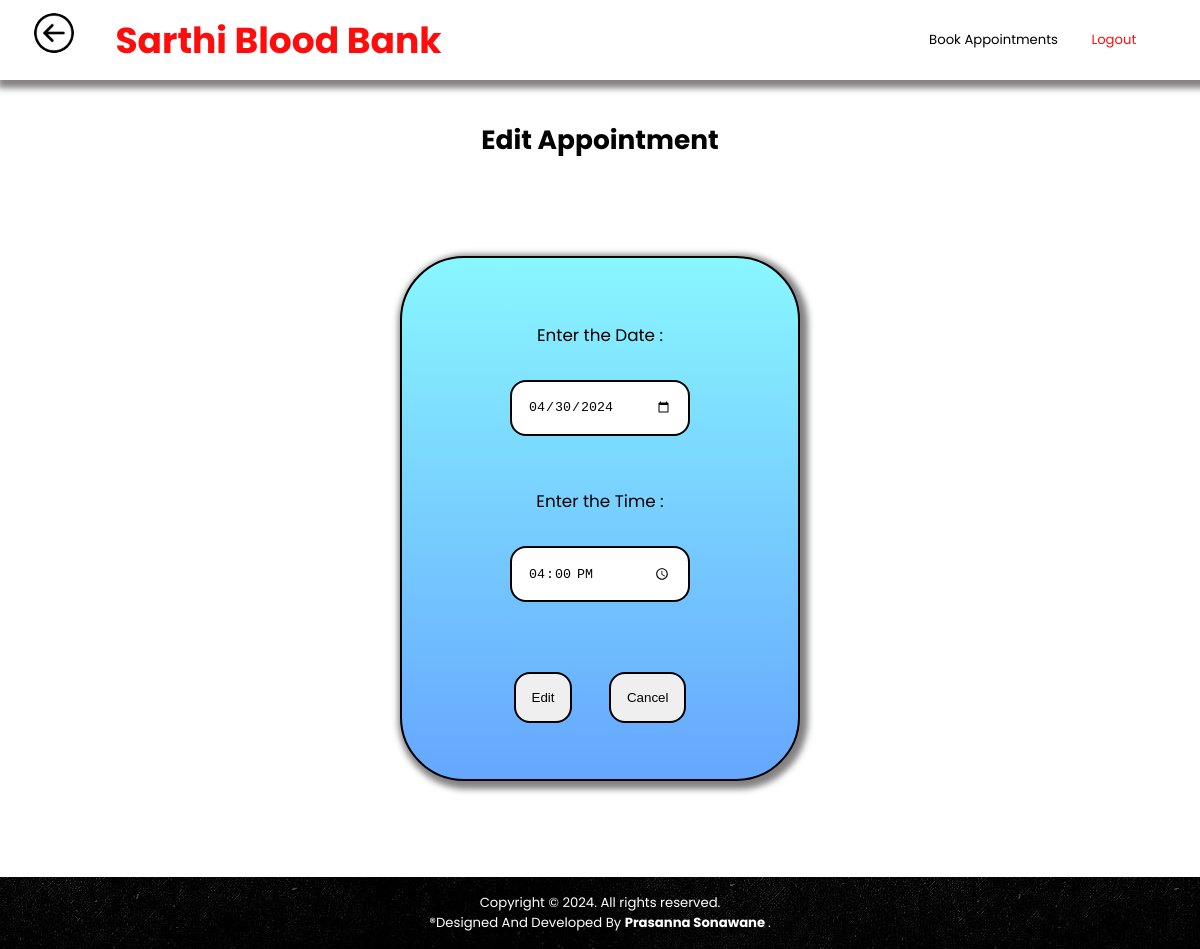
The app's page /donor_edit_appointment.php?id=246 (signed in), older data.
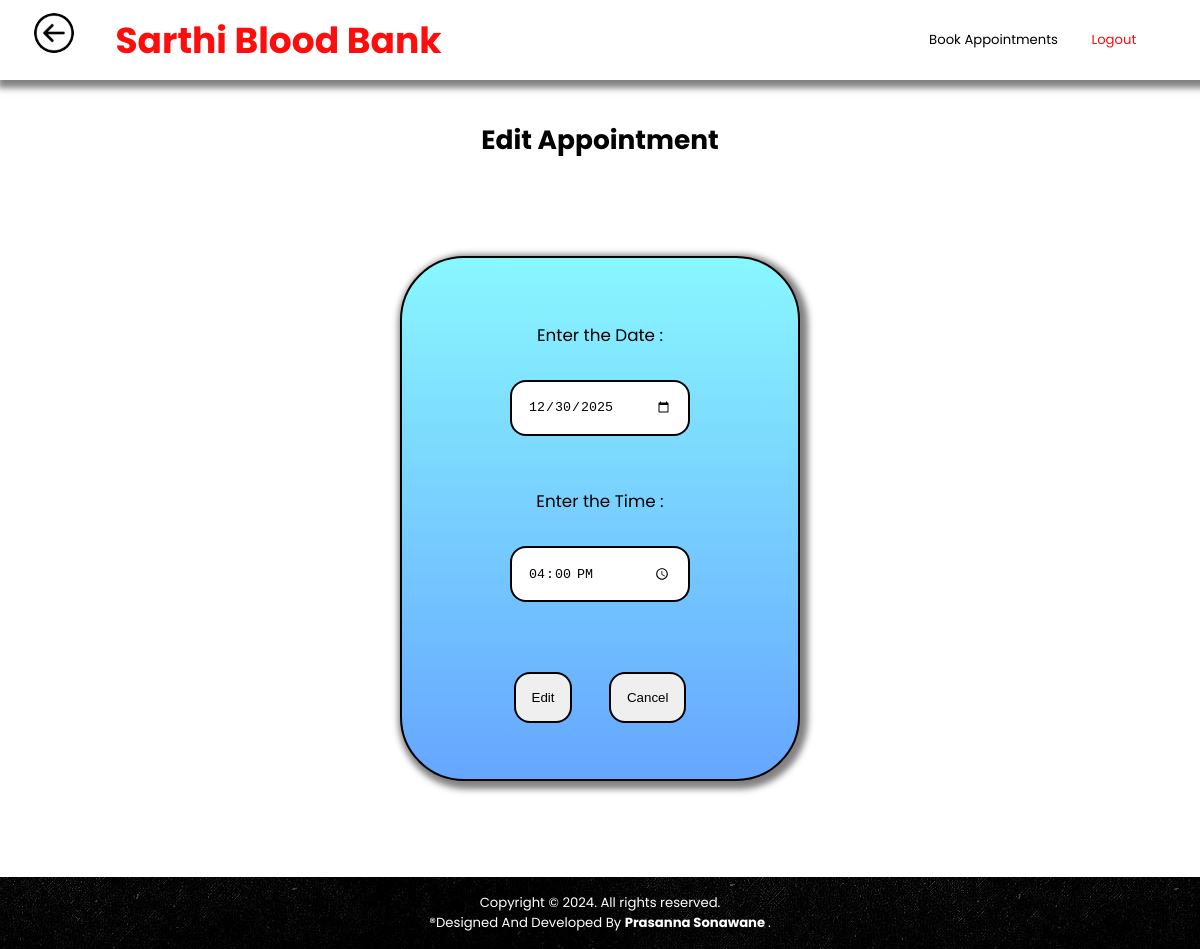
The same page, newer data.
### tables this page shows
CREATE TABLE `appointments` (`appointment_id` INT NOT NULL , `appointment_date` DATE NOT NULL ,`appointment_time` TIME NOT NULL,`donor_id` INT NOT NULL , `donor_name` VARCHAR(100) NOT NULL , `status` VARCHAR(50) NOT NULL ,`donated` VARCHAR(10)NOT NULL,`appointment_request_time` TIMESTAMP NOT NULL, PRIMARY KEY (`appointment_id`));

### donor_edit_appointment.php (the view, shortened to what this page needs)
<!DOCTYPE html>
<html lang="en">
    <head>
        <link rel="stylesheet" type="text/css" href="css/style.css">
        <link rel="stylesheet" tyep="text/css" href="css/forms.css">
        <link rel="stylesheet" tyep="text/css" href="css/donor.css">
        <link rel="stylesheet" type="text/css" href="css/footer.css">
    </head>
    <body>
        <?php
        if (isset($_GET["id"])) {
        $appointment_id = $_GET['id'];
            $q = "SELECT * FROM `appointments` WHERE `appointment_id`='$appointment_id'";
            $statement = $conn->prepare($q);
            $statement->execute();
            $result = $statement->fetch(PDO::FETCH_ASSOC);
        }?>
        <header>
            <h1>
                <img src="assets/images/back.jpeg" alt="Back Button" id="backbtn" class="logos" onclick="history.back()">
                <a class="links" id="main_heading_link" href="donor_dashboard.php">Sarthi Blood Bank </a>
            </h1>
            <nav id="donor_nav">
                <a id="donor_appointment" class="nav_li_links links nav_element" href="donor_book_appointments.php"> Book Appointments</a>
                <a style="color:var(--color);" class="links nav_element" href="logout.php">Logout</a>
            </nav>
        </header>
        <main>
            <h1> Edit Appointment</h1>
            <form id="appointment_form" method="post" action="" onsubmit="return validate_form()">
                <label for="appointment_date">Enter the Date :</label>
                <input type="date" id="appointment_date" name="appointment_date" value="<?= $result['appointment_date']; ?>" required><span id="appointment_date_error_logo"><img src="assets/images/cross.png"></span>
                <div id="date_err_msg" class="error"></div>
                <label for="appointment_date">Enter the Time :</label>
                <input type="time" id="appointment_time" name="appointment_time" value="<?= $result['appointment_time']; ?>" required><span id="appointment_time_error_logo"><img src="assets/images/cross.png"></span>
                <div id="time_err_msg" class="error"></div>
                <br>
                <input name="a_edit" value="Edit" class="buttons" type="submit">
                <input name="a_reset" value="Cancel" class="buttons" type="reset">
            </form>
        </main>
        <footer>
            <div>Copyright &copy; 2024. All rights reserved.</div>
            <div> &reg;Designed And Developed By <strong>
                    <emp>Prasanna Sonawane</emp>
                </strong>.</div>
        </footer>
    </body>
</html>

Row changes from the older to the newer data that the page shows:
changed appointments: appointment_date "04/30/2024" → "12/30/2025"
